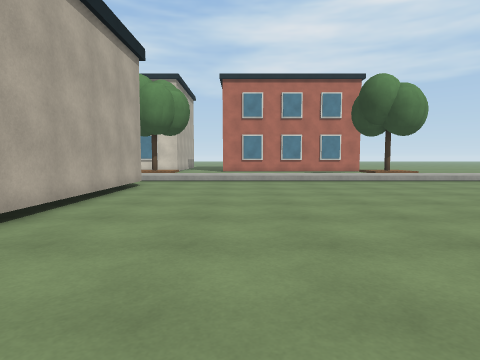
View 1 (above)

24 first-person views from a walk through a 3-D level made in the Unity game engine. The camera is 1.2 m above the floor, tilts 4° down and sees 75° across. The floor is counted in squares, 1 m on a side. Each view is taken from the middle of a square. On the plan, view 1 faces up. The plan holds only what a view shows up to about 13 squares ahead; the rest is blank. The place goes on beyond the plan. Surface patterns are stand-ins for the level's own textures.

View 2
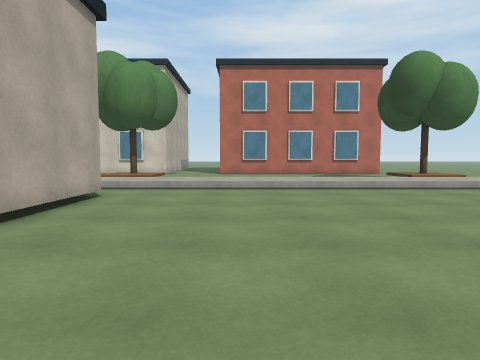

View 3
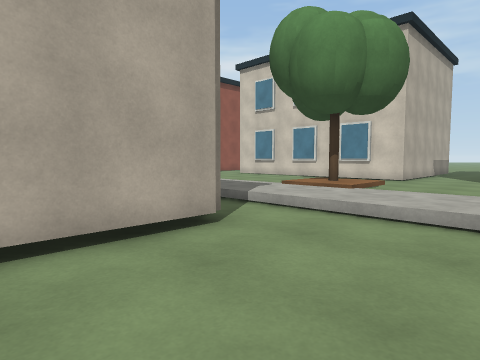

View 4
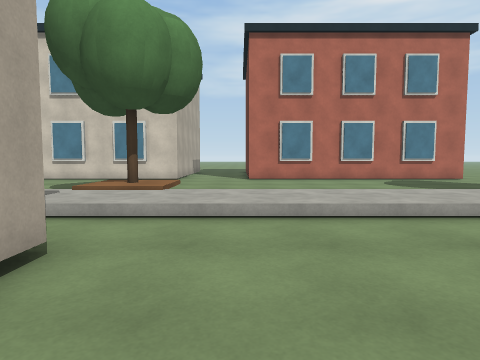

View 5
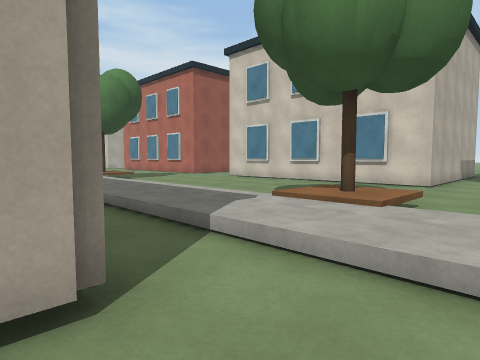

View 6
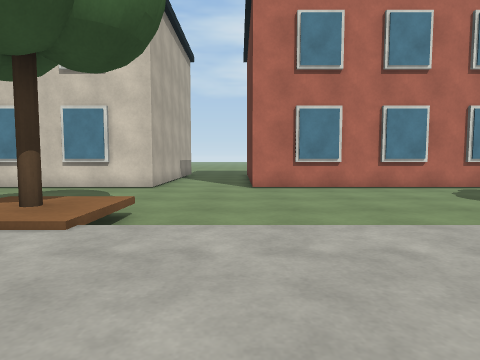

View 7
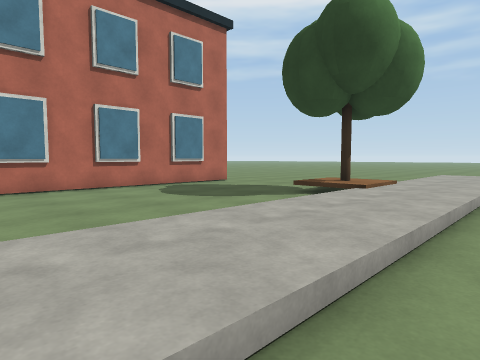

View 8
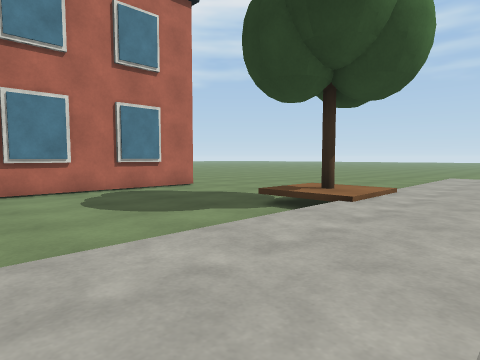

View 9
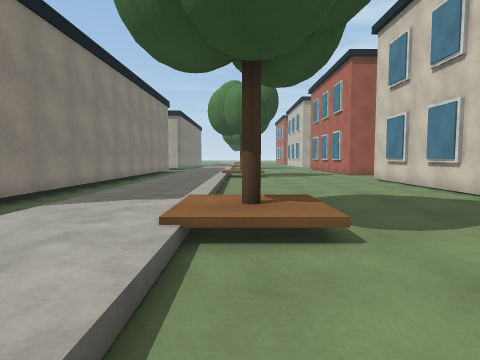

View 10
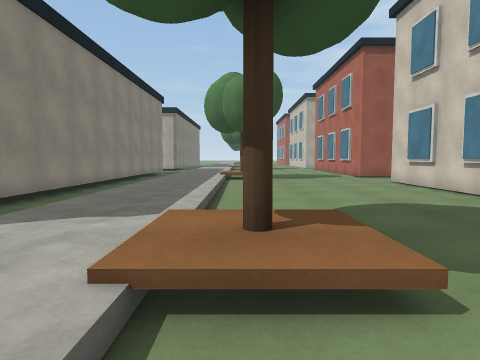

View 11
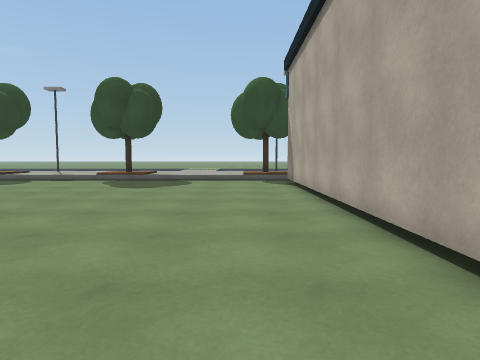

View 12
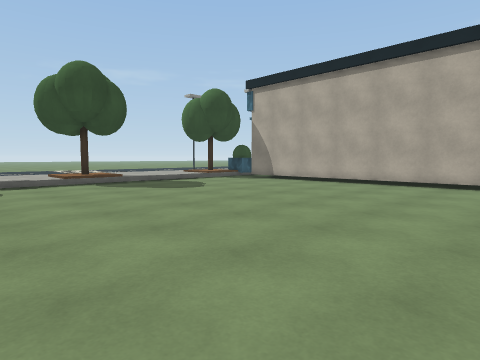

View 13
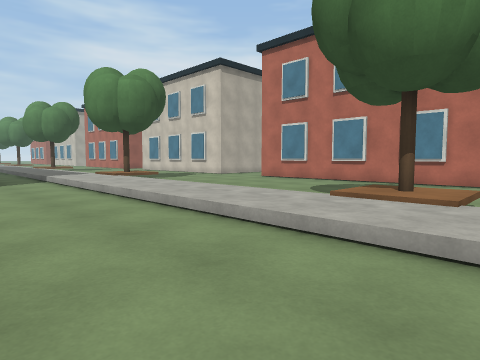

View 14
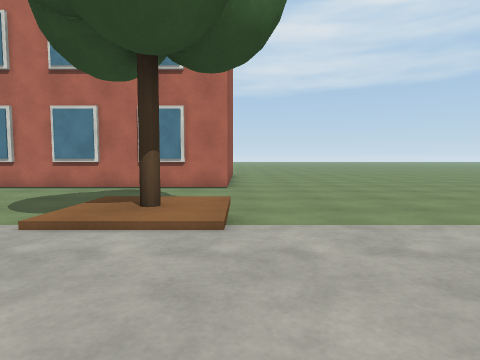

View 15
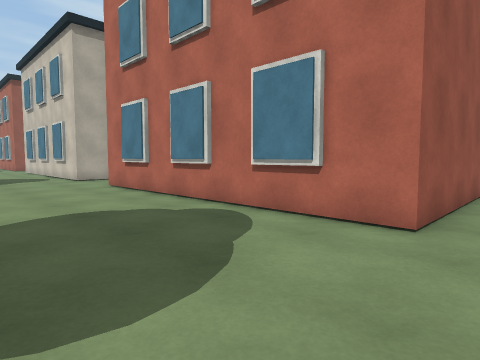

View 16
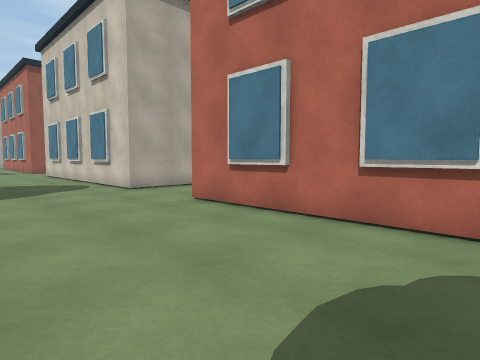

View 17
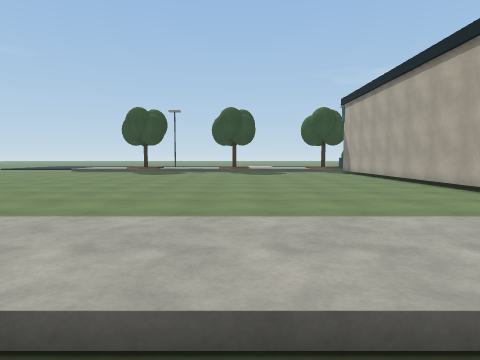

View 18
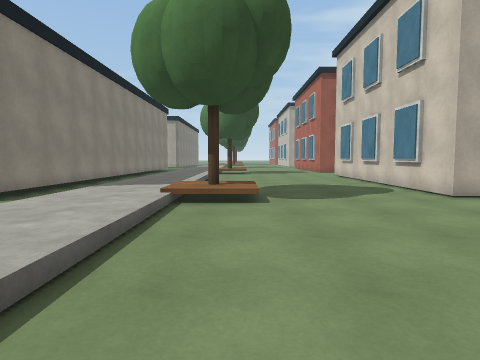

View 19
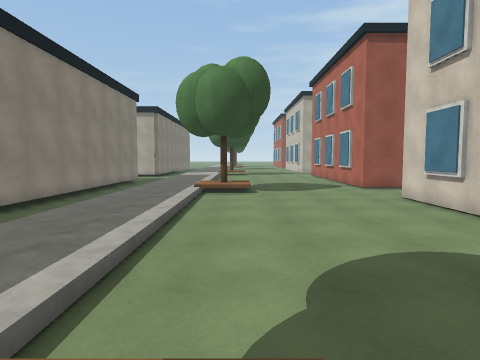

View 20
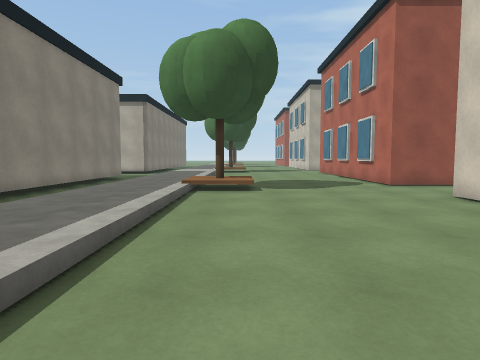

View 21
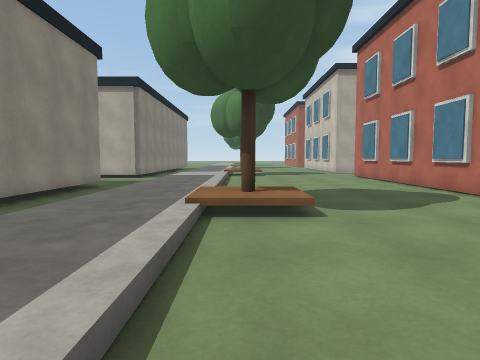

View 22
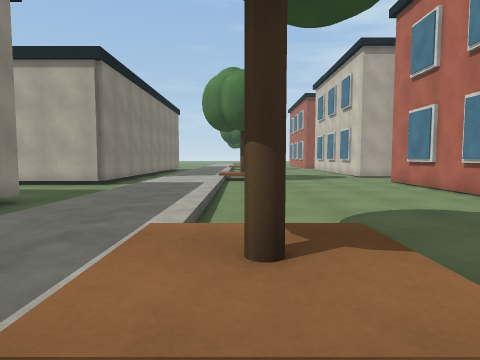

View 23
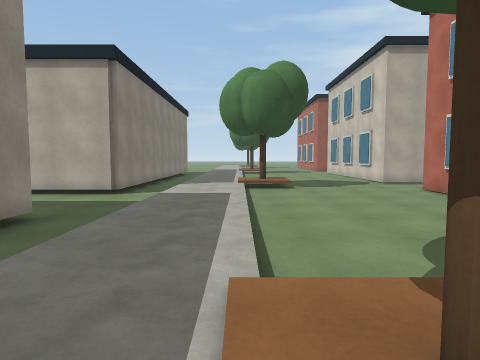

View 24
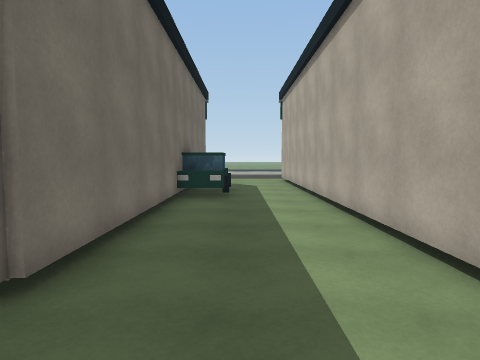

### Floor plan
Key: @ floor where view 1 was taken; # wall or solid block; . main floor; : floor 0.25 m higher than the main floor; + floor 0.5 m higher than the main floor; / step, stairs or slope; O other object.
Columns run from 32 left of view 1 to 12 right of it. Each row starts with its distance up from view 1.
 29            ..             #...            #.
 28 ########## ....############....############..
 27 .##.# .##........##.##.##........##.##.##....
 26 .............................................
 25 .............................................
 24 .............................................
 23 .............................................
 22 .............................................
 21 ........../OO/.........../++/.........../OO/.
 20 ........../OO/.........../OO/.........../OO/
 19 ///////////++/////////////++/////////////++//
 18 :::::::::::::::::::::::::::::::::::::::::::::
 17 :::::::::::::::::::::::::::::::::::::::::::::
 16  ////////////////////////////////////////////
 15 .............................................
 14 #.....######################.................
 13 #....##                    ##...............
 12 #....#                      #................
 11 #....#                      #................
 10 #....#                      #................
  9 #....#                      #................
  8 #....#                      #................
  7 #....#                      #..............
  6 #....#                      #..............
  5 #...OO                      #..............
  4 #...OO                      #.............
  3                             #.............
  2                             #.............
  1                             #.............
  0                             #...@.........
 -1                             #.............
 -2                             #.............

Positions as (right, up) in squares from view 1, and headings:
1: (0, 0), facing up
2: (0, 4), facing up
3: (0, 10), facing up-left
4: (-2, 10), facing up
5: (-2, 13), facing up-left
6: (-2, 15), facing up
7: (-1, 15), facing up-right
8: (2, 16), facing up-right
9: (0, 20), facing left
10: (-2, 20), facing left
11: (-2, 11), facing down
12: (10, 9), facing down-left
13: (12, 12), facing up-left
14: (11, 15), facing up
15: (12, 22), facing up-left
16: (6, 22), facing up-left
17: (4, 21), facing down
18: (4, 21), facing left
19: (-5, 21), facing left
20: (-8, 21), facing left
21: (-13, 20), facing left
22: (-18, 20), facing left
23: (-19, 19), facing left
24: (-29, 17), facing down
